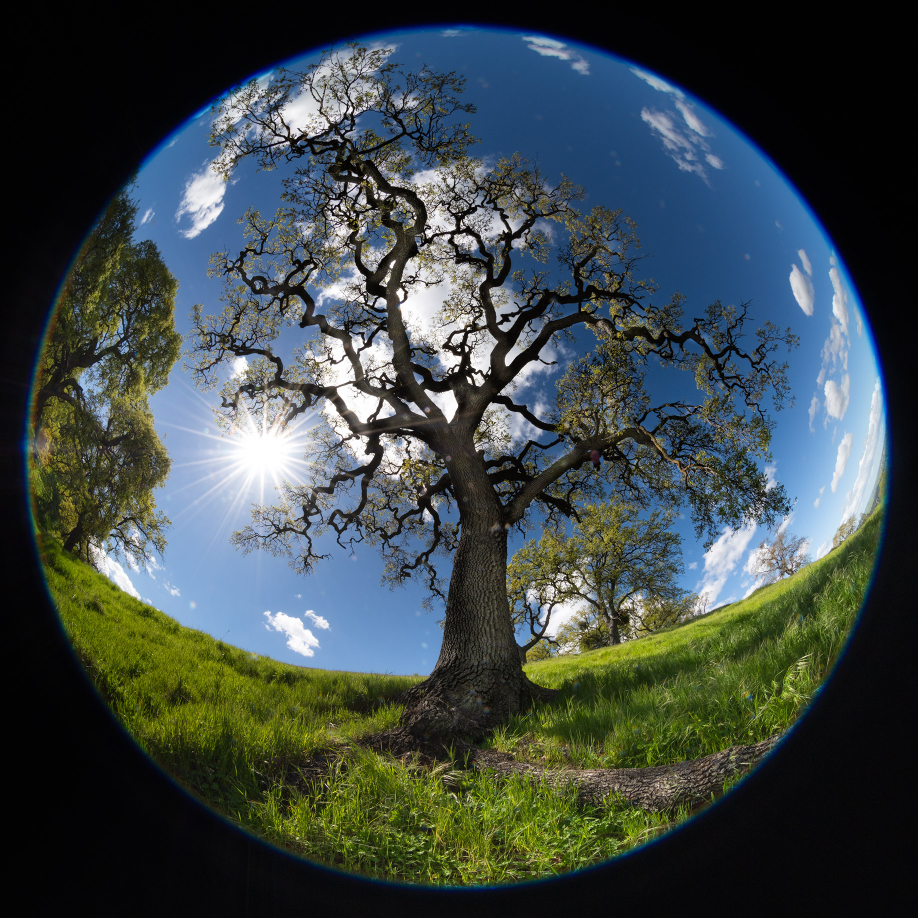
#> input picture lab3/California-Oak.jpg, 1835 x 1835 px, given in place of wall.jpg, which was not available (shown at 1/2 size)
$ jupyter execute lab3_tsttt.ipynb   (text cells are left out)
#> lines starting #> are read from the running program, lines starting #| are printed output that depends on the picture; pictures that were not available may be replaced by others from this repository, and a replacement may not be noted
[cell 1]
import cv2
import matplotlib.pyplot as plt
import numpy as np

# Загрузка изображения
image = cv2.imread('wall.jpg')
#> image is the input picture: shape (1835, 1835, 3); mean B, G, R 71.7, 72.1, 61.3

# Преобразование изображения из BGR (формат OpenCV) в RGB (формат для matplotlib)
image_rgb = cv2.cvtColor(image, cv2.COLOR_BGR2RGB)

# Отображение изображения с помощью matplotlib
plt.imshow(image_rgb)
plt.axis('off')  # Скрыть оси
plt.show()

[cell 2]
# Resize for display (optional)
image_resized = cv2.resize(image, (400, 400))

# Affine Transformation
rows, cols, ch = image.shape
#> rows = 1835; cols = 1835; ch = 3
pts1 = np.float32([[50, 50], [200, 50], [50, 200]])
pts2 = np.float32([[10, 100], [200, 50], [100, 250]])
M_affine = cv2.getAffineTransform(pts1, pts2)
dst_affine = cv2.warpAffine(image_resized, M_affine, (cols, rows))

# Perspective Transformation
pts1 = np.float32([[56,65],[368,52],[28,387],[389,390]])
pts2 = np.float32([[0,0],[300,0],[0,300],[300,300]])
M_projective = cv2.getPerspectiveTransform(pts1, pts2)
dst_projective = cv2.warpPerspective(image_resized, M_projective, (300, 300))

# Show images
plt.subplot(121), plt.imshow(cv2.cvtColor(dst_affine, cv2.COLOR_BGR2RGB)), plt.title('Affine')
plt.subplot(122), plt.imshow(cv2.cvtColor(dst_projective, cv2.COLOR_BGR2RGB)), plt.title('Projective')
plt.show()

[cell 3]
# Матрица для поворота (конформное преобразование)
center = (cols // 2, rows // 2)  # центр изображения
#> center = (917, 917)
angle = 45  # угол поворота
scale = 1.2  # масштабирование

M_conformal = cv2.getRotationMatrix2D(center, angle, scale)

# Применение конформного преобразования
dst_conformal = cv2.warpAffine(image, M_conformal, (cols, rows))

# Отображение изображения
plt.imshow(cv2.cvtColor(dst_conformal, cv2.COLOR_BGR2RGB))
plt.title('Конформное преобразование')
plt.axis('off')
plt.show()

[cell 4]
# Поворот изображения на определенный угол
angle = 90  # Угол поворота
center = (cols // 2, rows // 2)  # Центр поворота
M_rotation = cv2.getRotationMatrix2D(center, angle, 1)

# Применение поворота
dst_rotation = cv2.warpAffine(image, M_rotation, (cols, rows))

# Отображение изображения
plt.imshow(cv2.cvtColor(dst_rotation, cv2.COLOR_BGR2RGB))
plt.title('Поворот на 90 градусов')
plt.axis('off')
plt.show()

[cell 5]
# Отражение по вертикали
dst_flip_vertical = cv2.flip(image, 0)  # 0 - по вертикали
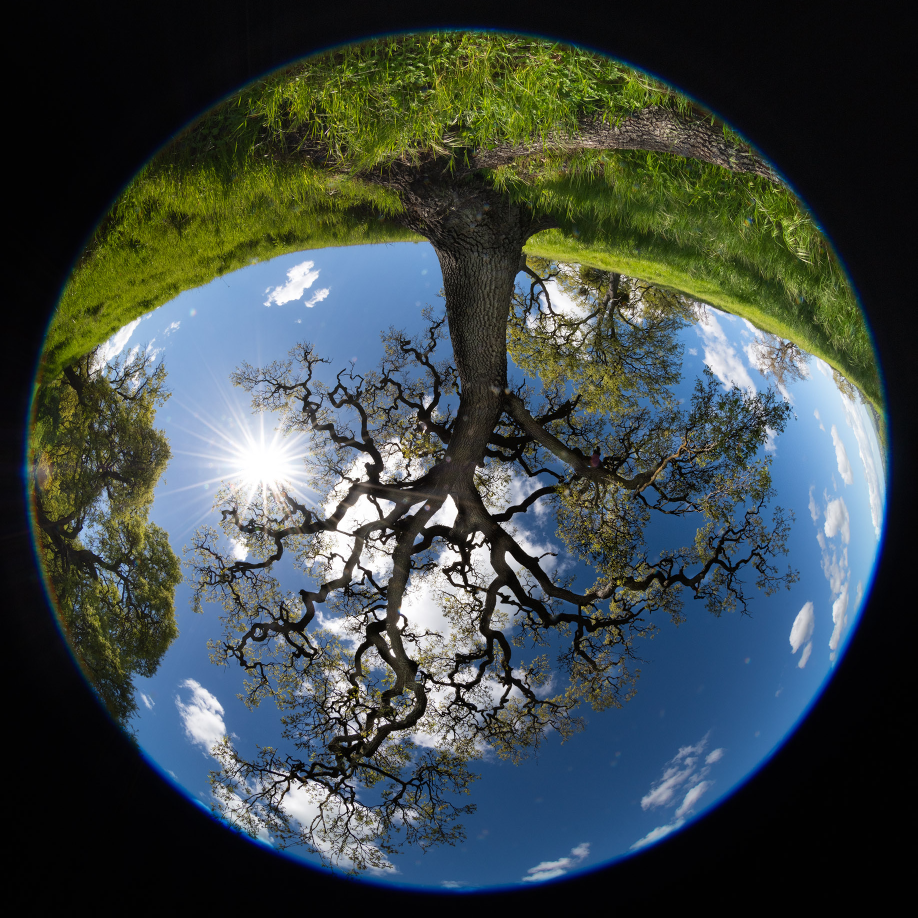
#> dst_flip_vertical: shape (1835, 1835, 3) (shown at 1/2 size); mean B, G, R 71.7, 72.1, 61.3

# Отражение по горизонтали
dst_flip_horizontal = cv2.flip(image, 1)  # 1 - по горизонтали
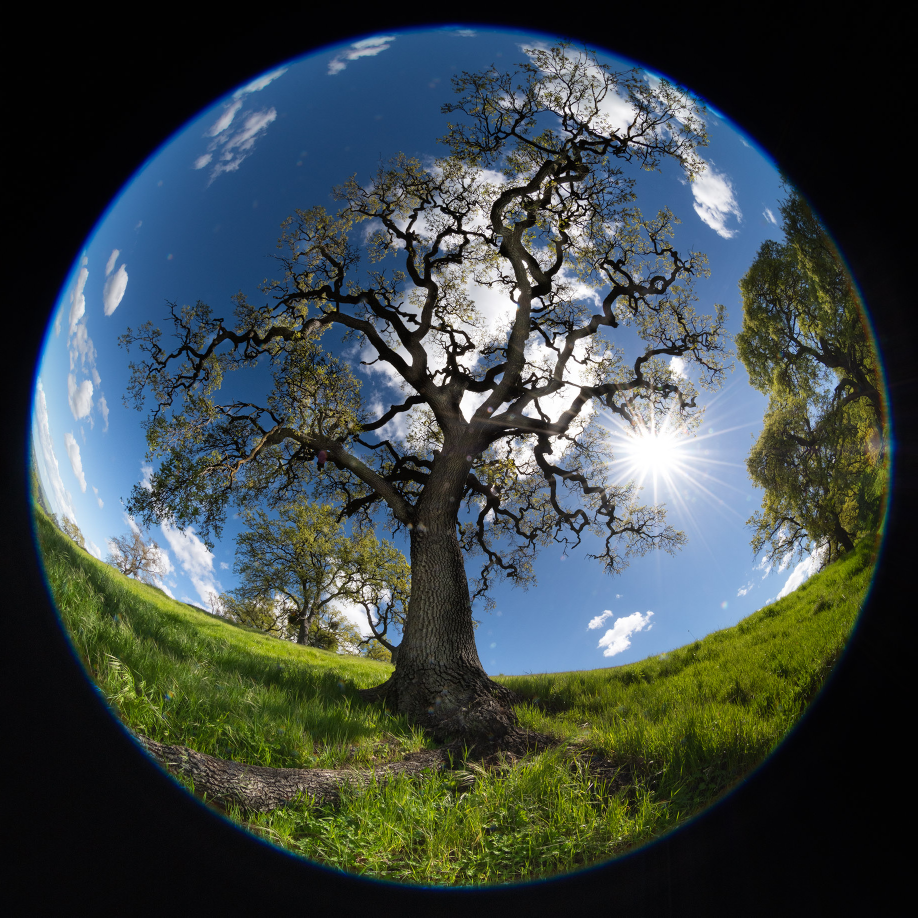
#> dst_flip_horizontal: shape (1835, 1835, 3) (shown at 1/2 size); mean B, G, R 71.7, 72.1, 61.3

# Отображение изображений
plt.subplot(121), plt.imshow(cv2.cvtColor(dst_flip_vertical, cv2.COLOR_BGR2RGB))
plt.title('Отражение по вертикали')
plt.axis('off')

plt.subplot(122), plt.imshow(cv2.cvtColor(dst_flip_horizontal, cv2.COLOR_BGR2RGB))
plt.title('Отражение по горизонтали')
plt.axis('off')
plt.show()
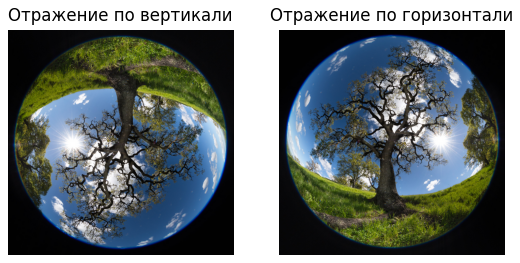
#> figure drawn by matplotlib, 2 panels

[cell 6]
# Коррекция бочкообразной или подушкообразной дисторсии
def correct_distortion(image, k1, k2):
#> called with k1 = -0.5, k2 = 0.2
    h, w = image.shape[:2]
#> h = 400; w = 400
    # Матрица камеры (внутренние параметры)
    K = np.array([[w, 0, w / 2],
                  [0, h, h / 2],
                  [0, 0, 1]], dtype=np.float32)

    # Коэффициенты дисторсии
    D = np.array([k1, k2, 0, 0], dtype=np.float32)  # радиальные параметры искажения

    # Коррекция искажений
    map1, map2 = cv2.initUndistortRectifyMap(K, D, None, K, (w, h), 5)
    undistorted = cv2.remap(image, map1, map2, interpolation=cv2.INTER_LINEAR)
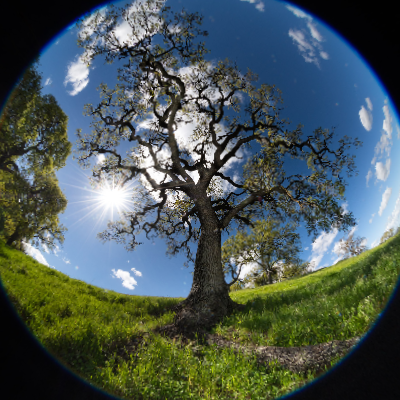
#> undistorted: shape (400, 400, 3); mean B, G, R 87, 88.9, 75
    return undistorted

# Пример использования (с некоторыми значениями k1, k2 для бочкообразной/подушкообразной дисторсии)
corrected_image = correct_distortion(image_resized, k1=-0.5, k2=0.2)

plt.imshow(cv2.cvtColor(corrected_image, cv2.COLOR_BGR2RGB))
plt.title('Коррекция дисторсии')
plt.show()

[cell 7]
import cv2
import numpy as np

# Загрузка изображений
image2 = cv2.imread('wall.jpg')
image1 = cv2.imread('sample_pict.jpg')
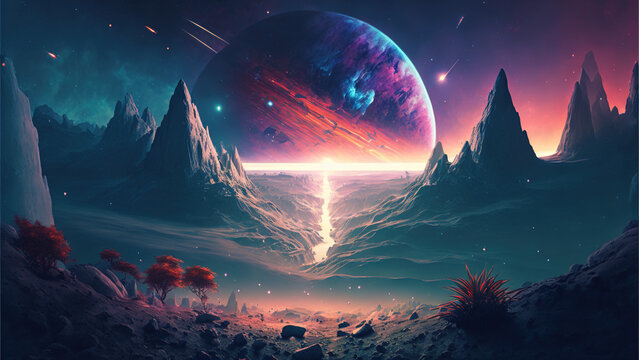
#> input picture lab3/sample_pict.jpg, 639 x 360 px
#> image1 is the input picture: shape (360, 639, 3); mean B, G, R 89.4, 68.2, 62.2

# Преобразование изображений в градации серого
gray1 = cv2.cvtColor(image1, cv2.COLOR_BGR2GRAY)
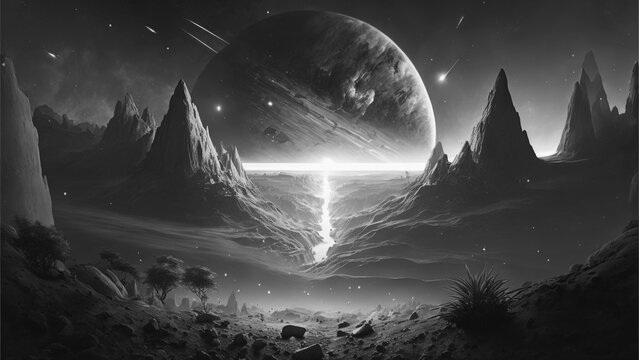
#> gray1: shape (360, 639); min 4, max 253, mean 68.8
gray2 = cv2.cvtColor(image2, cv2.COLOR_BGR2GRAY)
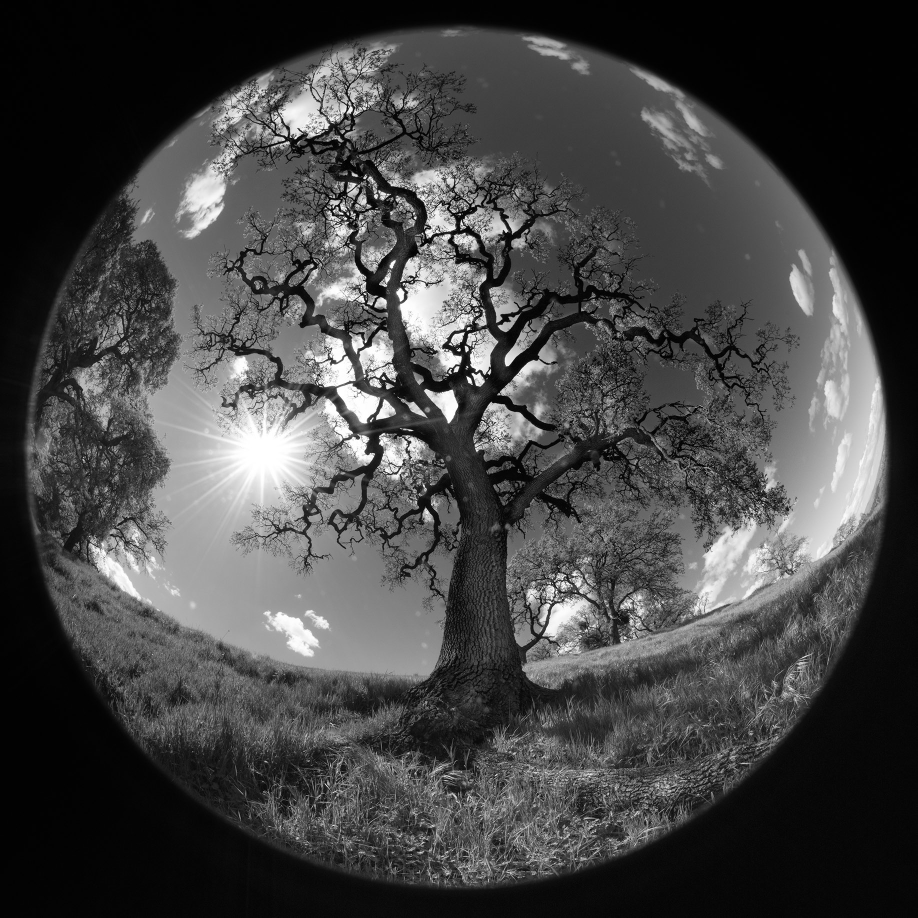
#> gray2: shape (1835, 1835) (shown at 1/2 size); min 0, max 255, mean 68.8

# Используем детектор ORB для поиска ключевых точек и дескрипторов
orb = cv2.ORB_create()

# Поиск ключевых точек и дескрипторов
kp1, des1 = orb.detectAndCompute(gray1, None)
#> kp1 = 500 keypoints; strongest (x, y, size): (269, 103, 31), (537, 156, 31), (536, 156, 37.2), (540, 155, 92.6)
kp2, des2 = orb.detectAndCompute(gray2, None)
#> kp2 = 500 keypoints; strongest (x, y, size): (934, 733, 31), (728, 587, 31), (831, 437, 31), (976, 746, 31)

# Поиск совпадений с использованием BFMatcher
bf = cv2.BFMatcher(cv2.NORM_HAMMING, crossCheck=True)
matches = bf.match(des1, des2)
#> matches = 111 matches

# Сортировка совпадений по расстоянию
matches = sorted(matches, key=lambda x: x.distance)

# Выбираем лучшие совпадения
good_matches = matches[:10]
#> good_matches = 10 matches

# Получаем координаты совпадающих точек
src_pts = np.float32([kp1[m.queryIdx].pt for m in good_matches]).reshape(-1, 1, 2)
#> src_pts = [[540.5, 155.3], [223.9, 161.2], [316.2, 257.5], [317.3, 259.2], [244.9, 164.2], [329.7, 240.1], [216.5, 159.3], [453, 163], [319.3, 232.2], [448, 159]]
dst_pts = np.float32([kp2[m.trainIdx].pt for m in good_matches]).reshape(-1, 1, 2)
#> dst_pts = [[850.2, 781.1], [960.5, 741.5], [1012.8, 730.8], [955.5, 768.9], [849.6, 780.5], [902.9, 780.5], [958, 748.6], [953, 902], [898.8, 839.1], [759.6, 831.3]]

# Вычисляем матрицу гомографии
M, mask = cv2.findHomography(src_pts, dst_pts, cv2.RANSAC, 5.0)
#> M = [[-1.1, -2.21, 965.8], [-0.696, -1.88, 743.9], [-0.00101, -0.00245, 1]]; mask = [0, 0, 0, 1, 0, 1, 1, 0, 0, 1]

# Применяем проективное преобразование
height, width = image2.shape[:2]
#> height = 1835; width = 1835
stitched_image = cv2.warpPerspective(image1, M, (width + image1.shape[1], height))
stitched_image[0:image2.shape[0], 0:image2.shape[1]] = image2
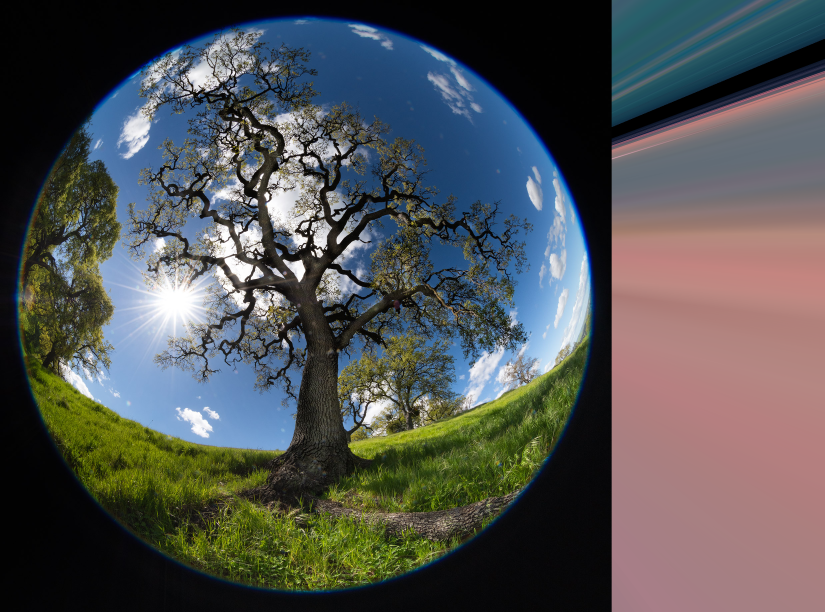
#> stitched_image: shape (1835, 2474, 3) (shown at 1/3 size); mean B, G, R 83.6, 83.2, 81.6

# Отображение результата
plt.imshow(cv2.cvtColor(stitched_image, cv2.COLOR_BGR2RGB))
plt.title('Склеенное изображение')
plt.axis('off')
plt.show()
